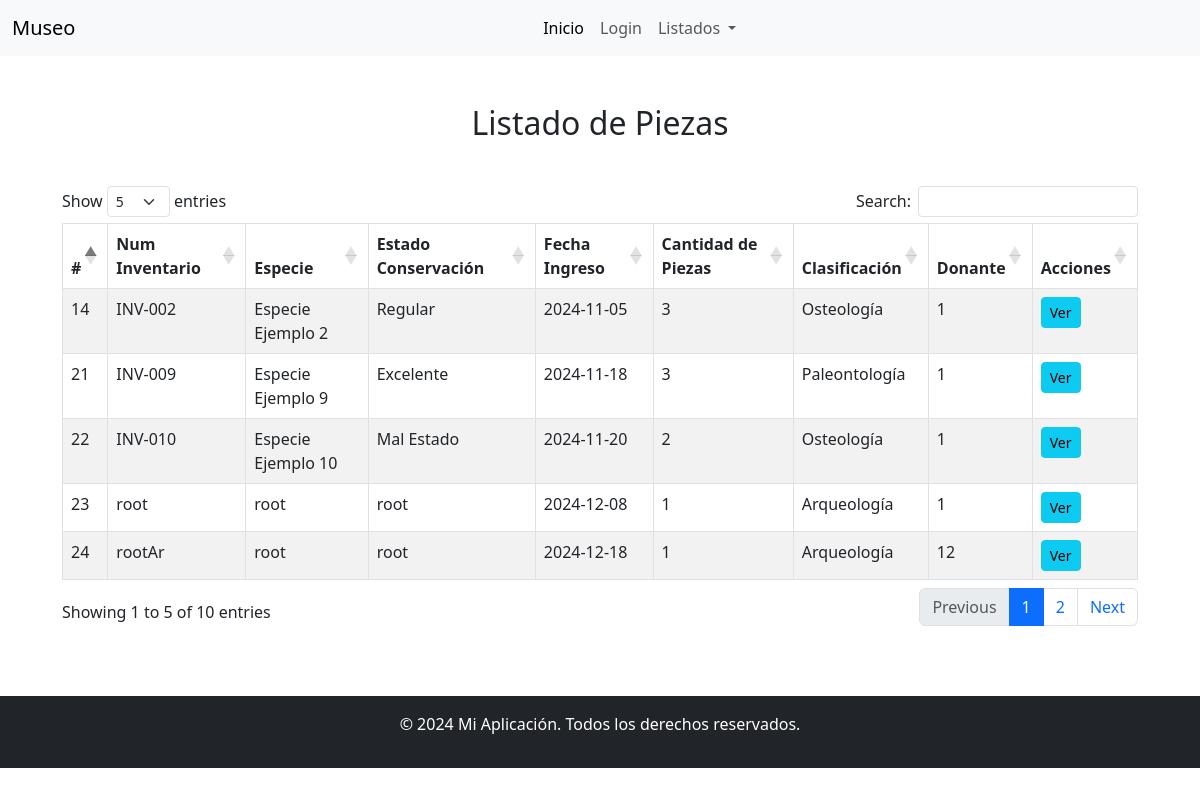
Screenshot of /listados.php with the database file from the repository.
### tables this page shows
CREATE TABLE `pieza` (
  `idPieza` int(11) NOT NULL,
  `num_inventario` varchar(255) DEFAULT NULL,
  `especie` varchar(255) DEFAULT NULL,
  `estado_conservacion` varchar(255) DEFAULT NULL,
  `fecha_ingreso` date DEFAULT NULL,
  `cantidad_de_piezas` varchar(255) DEFAULT NULL,
  `clasificacion` varchar(255) DEFAULT NULL,
  `observacion` varchar(255) DEFAULT NULL,
  `imagen` varchar(255) DEFAULT NULL,
  `Donante_idDonante` int(11) NOT NULL
);

### listados.php (the view, shortened to what this page needs)
<?php
require_once 'bd.php';
$sql = "SELECT idPieza, num_inventario, especie, estado_conservacion, fecha_ingreso, cantidad_de_piezas, clasificacion, observacion, imagen, Donante_idDonante FROM pieza";
$stmt = $pdo->query($sql);
$rows = $stmt->fetchAll();
?>
<!DOCTYPE html>
<html lang="es">
<head>
    <link rel="stylesheet" href="https://cdn.jsdelivr.net/npm/bootstrap@5.3.0/dist/css/bootstrap.min.css">
    <link rel="stylesheet" href="https://cdn.jsdelivr.net/npm/datatables.net-bs5@1.11.3/css/dataTables.bootstrap5.min.css">
</head>
<body>
<?php include("./includes/navbar.php"); ?>
<div class="container mt-5">
    <h2 class="text-center mb-4">Listado de Piezas</h2>
    <div class="table-responsive">
        <table id="dataTable" class="table table-striped table-bordered" cellspacing="0" width="100%">
            <thead>
                <tr>
                    <th>#</th>
                    <th>Num Inventario</th>
                    <th>Especie</th>
                    <th>Estado Conservación</th>
                    <th>Fecha Ingreso</th>
                    <th>Cantidad de Piezas</th>
                    <th>Clasificación</th>
                    <th>Donante</th>
                    <th>Acciones</th>
                </tr>
            </thead>
            <tbody>
                <?php foreach ($rows as $row): ?>
                <tr>
                    <td><?php echo $row['idPieza']; ?></td>
                    <td><?php echo $row['num_inventario']; ?></td>
                    <td><?php echo $row['especie']; ?></td>
                    <td><?php echo $row['estado_conservacion']; ?></td>
                    <td><?php echo $row['fecha_ingreso']; ?></td>
                    <td><?php echo $row['cantidad_de_piezas']; ?></td>
                    <td><?php echo $row['clasificacion']; ?></td>
                    <td><?php echo $row['Donante_idDonante']; ?></td>
                    <td>
                        <a href="ver.php?id=<?php echo $row['idPieza']; ?>&clasificacion=<?php echo $row['clasificacion']; ?>" class="btn btn-info btn-sm">Ver</a>
                    </td>
                </tr>
                <?php endforeach; ?>
            </tbody>
        </table>
    </div>
</div>
<?php include("./includes/footer.php"); ?>
</body>
</html>

### listados.php (style rules this page uses)
.table-responsive { margin-top: 20px; }

### rows the page displays
pieza: idPieza "14", num_inventario "INV-002", especie "Especie Ejemplo 2", estado_conservacion "Regular", fecha_ingreso "2024-11-05", cantidad_de_piezas "3", clasificacion "Osteología", Donante_idDonante "1"
pieza: idPieza "21", num_inventario "INV-009", especie "Especie Ejemplo 9", estado_conservacion "Excelente", fecha_ingreso "2024-11-18", cantidad_de_piezas "3", clasificacion "Paleontología", Donante_idDonante "1"
pieza: idPieza "22", num_inventario "INV-010", especie "Especie Ejemplo 10", estado_conservacion "Mal Estado", fecha_ingreso "2024-11-20", cantidad_de_piezas "2", clasificacion "Osteología", Donante_idDonante "1"
pieza: idPieza "23", num_inventario "root", especie "root", estado_conservacion "root", fecha_ingreso "2024-12-08", cantidad_de_piezas "1", clasificacion "Arqueología", Donante_idDonante "1"
pieza: idPieza "24", num_inventario "rootAr", especie "root", estado_conservacion "root", fecha_ingreso "2024-12-18", cantidad_de_piezas "1", clasificacion "Arqueología", Donante_idDonante "12"
